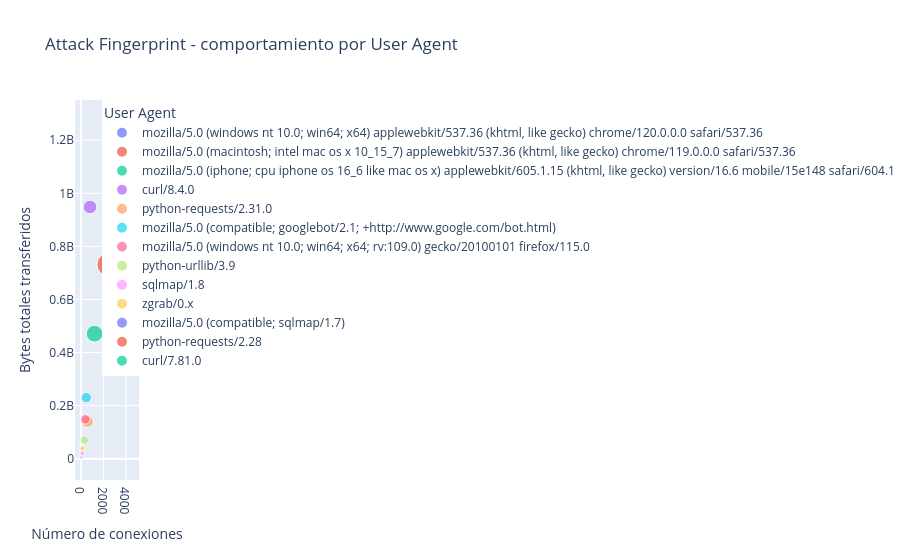

Notebook code cell kept with this figure:
### Markdown cell above
###usando user_agent + frecuencia de conexiones + volumen de tráfico. Esto ayuda a detectar bots, scraping.
Eje X (conexiones): número de solicitudes realizadas por un user_agent

Eje Y (bytes_totales): volumen total de datos transferidos

Tamaño del punto (ips_unicas): cuántas IP diferentes usan ese user_agent

Esto crea una “huella de comportamiento” para cada user_agent.

### Code cell
df['timestamp'] = pd.to_datetime(df['timestamp'])

# limpiar user_agent
df['user_agent'] = df['user_agent'].str.lower().str.strip()

# calcular bytes totales
df['bytes_total'] = df['bytes_sent'] + df['bytes_received']

# agrupar por user_agent
fingerprint = (
    df.groupby('user_agent')
    .agg(
        conexiones=('user_agent','count'),
        bytes_total=('bytes_total','sum'),
        ips_unicas=('src_ip','nunique')
    )
    .reset_index()
)

# quedarnos con los más activos
fingerprint = fingerprint.sort_values(
    'conexiones',
    ascending=False
).head(20)

# gráfico interactivo
fig = px.scatter(
    fingerprint,
    x='conexiones',
    y='bytes_total',
    size='ips_unicas',
    color='user_agent',
    hover_data=['ips_unicas'],
    title='Attack Fingerprint - comportamiento por User Agent'
)

fig.update_layout(
    xaxis_title="Número de conexiones",
    yaxis_title="Bytes totales transferidos",
    legend_title="User Agent"
)

fig.show()

### Figure 1 — Plotly figure (JSON) as saved in the notebook; plotly's stock layout.template omitted (floating-point values rounded to 4 significant figures)
{"data": [{"customdata": [[3458]], "hovertemplate": "user_agent=mozilla/5.0 (windows nt 10.0; win64; x64) applewebkit/537.36 (khtml, like gecko) chrome/120.0.0.0 safari/537.36<br>conexiones=%{x}<br>bytes_total=%{y}<br>ips_unicas=%{customdata[0]}<extra></extra>", "legendgroup": "mozilla/5.0 (windows nt 10.0; win64; x64) applewebkit/537.36 (khtml, like gecko) chrome/120.0.0.0 safari/537.36", "marker": {"color": "#636efa", "size": [3458], "sizemode": "area", "sizeref": 8.645, "symbol": "circle"}, "mode": "markers", "name": "mozilla/5.0 (windows nt 10.0; win64; x64) applewebkit/537.36 (khtml, like gecko) chrome/120.0.0.0 safari/537.36", "orientation": "v", "showlegend": true, "type": "scatter", "x": [3458], "xaxis": "x", "y": [1220508706], "yaxis": "y"}, {"customdata": [[2485]], "hovertemplate": "user_agent=mozilla/5.0 (macintosh; intel mac os x 10_15_7) applewebkit/537.36 (khtml, like gecko) chrome/119.0.0.0 safari/537.36<br>conexiones=%{x}<br>bytes_total=%{y}<br>ips_unicas=%{customdata[0]}<extra></extra>", "legendgroup": "mozilla/5.0 (macintosh; intel mac os x 10_15_7) applewebkit/537.36 (khtml, like gecko) chrome/119.0.0.0 safari/537.36", "marker": {"color": "#EF553B", "size": [2485], "sizemode": "area", "sizeref": 8.645, "symbol": "circle"}, "mode": "markers", "name": "mozilla/5.0 (macintosh; intel mac os x 10_15_7) applewebkit/537.36 (khtml, like gecko) chrome/119.0.0.0 safari/537.36", "orientation": "v", "showlegend": true, "type": "scatter", "x": [2485], "xaxis": "x", "y": [731814645], "yaxis": "y"}, {"customdata": [[1205]], "hovertemplate": "user_agent=mozilla/5.0 (iphone; cpu iphone os 16_6 like mac os x) applewebkit/605.1.15 (khtml, like gecko) version/16.6 mobile/15e148 safari/604.1<br>conexiones=%{x}<br>bytes_total=%{y}<br>ips_unicas=%{customdata[0]}<extra></extra>", "legendgroup": "mozilla/5.0 (iphone; cpu iphone os 16_6 like mac os x) applewebkit/605.1.15 (khtml, like gecko) version/16.6 mobile/15e148 safari/604.1", "marker": {"color": "#00cc96", "size": [1205], "sizemode": "area", "sizeref": 8.645, "symbol": "circle"}, "mode": "markers", "name": "mozilla/5.0 (iphone; cpu iphone os 16_6 like mac os x) applewebkit/605.1.15 (khtml, like gecko) version/16.6 mobile/15e148 safari/604.1", "orientation": "v", "showlegend": true, "type": "scatter", "x": [1205], "xaxis": "x", "y": [471100552], "yaxis": "y"}, {"customdata": [[806]], "hovertemplate": "user_agent=curl/8.4.0<br>conexiones=%{x}<br>bytes_total=%{y}<br>ips_unicas=%{customdata[0]}<extra></extra>", "legendgroup": "curl/8.4.0", "marker": {"color": "#ab63fa", "size": [806], "sizemode": "area", "sizeref": 8.645, "symbol": "circle"}, "mode": "markers", "name": "curl/8.4.0", "orientation": "v", "showlegend": true, "type": "scatter", "x": [806], "xaxis": "x", "y": [948553040], "yaxis": "y"}, {"customdata": [[581]], "hovertemplate": "user_agent=python-requests/2.31.0<br>conexiones=%{x}<br>bytes_total=%{y}<br>ips_unicas=%{customdata[0]}<extra></extra>", "legendgroup": "python-requests/2.31.0", "marker": {"color": "#FFA15A", "size": [581], "sizemode": "area", "sizeref": 8.645, "symbol": "circle"}, "mode": "markers", "name": "python-requests/2.31.0", "orientation": "v", "showlegend": true, "type": "scatter", "x": [581], "xaxis": "x", "y": [139812665], "yaxis": "y"}, {"customdata": [[466]], "hovertemplate": "user_agent=mozilla/5.0 (compatible; googlebot/2.1; +http://www.google.com/bot.html)<br>conexiones=%{x}<br>bytes_total=%{y}<br>ips_unicas=%{customdata[0]}<extra></extra>", "legendgroup": "mozilla/5.0 (compatible; googlebot/2.1; +http://www.google.com/bot.html)", "marker": {"color": "#19d3f3", "size": [466], "sizemode": "area", "sizeref": 8.645, "symbol": "circle"}, "mode": "markers", "name": "mozilla/5.0 (compatible; googlebot/2.1; +http://www.google.com/bot.html)", "orientation": "v", "showlegend": true, "type": "scatter", "x": [466], "xaxis": "x", "y": [230161240], "yaxis": "y"}, {"customdata": [[392]], "hovertemplate": "user_agent=mozilla/5.0 (windows nt 10.0; win64; x64; rv:109.0) gecko/20100101 firefox/115.0<br>conexiones=%{x}<br>bytes_total=%{y}<br>ips_unicas=%{customdata[0]}<extra></extra>", "legendgroup": "mozilla/5.0 (windows nt 10.0; win64; x64; rv:109.0) gecko/20100101 firefox/115.0", "marker": {"color": "#FF6692", "size": [392], "sizemode": "area", "sizeref": 8.645, "symbol": "circle"}, "mode": "markers", "name": "mozilla/5.0 (windows nt 10.0; win64; x64; rv:109.0) gecko/20100101 firefox/115.0", "orientation": "v", "showlegend": true, "type": "scatter", "x": [392], "xaxis": "x", "y": [148214573], "yaxis": "y"}, {"customdata": [[304]], "hovertemplate": "user_agent=python-urllib/3.9<br>conexiones=%{x}<br>bytes_total=%{y}<br>ips_unicas=%{customdata[0]}<extra></extra>", "legendgroup": "python-urllib/3.9", "marker": {"color": "#B6E880", "size": [304], "sizemode": "area", "sizeref": 8.645, "symbol": "circle"}, "mode": "markers", "name": "python-urllib/3.9", "orientation": "v", "showlegend": true, "type": "scatter", "x": [304], "xaxis": "x", "y": [70387464], "yaxis": "y"}, {"customdata": [[118]], "hovertemplate": "user_agent=sqlmap/1.8<br>conexiones=%{x}<br>bytes_total=%{y}<br>ips_unicas=%{customdata[0]}<extra></extra>", "legendgroup": "sqlmap/1.8", "marker": {"color": "#FF97FF", "size": [118], "sizemode": "area", "sizeref": 8.645, "symbol": "circle"}, "mode": "markers", "name": "sqlmap/1.8", "orientation": "v", "showlegend": true, "type": "scatter", "x": [118], "xaxis": "x", "y": [20383966], "yaxis": "y"}, {"customdata": [[114]], "hovertemplate": "user_agent=zgrab/0.x<br>conexiones=%{x}<br>bytes_total=%{y}<br>ips_unicas=%{customdata[0]}<extra></extra>", "legendgroup": "zgrab/0.x", "marker": {"color": "#FECB52", "size": [114], "sizemode": "area", "sizeref": 8.645, "symbol": "circle"}, "mode": "markers", "name": "zgrab/0.x", "orientation": "v", "showlegend": true, "type": "scatter", "x": [114], "xaxis": "x", "y": [38652739], "yaxis": "y"}, {"customdata": [[27]], "hovertemplate": "user_agent=mozilla/5.0 (compatible; sqlmap/1.7)<br>conexiones=%{x}<br>bytes_total=%{y}<br>ips_unicas=%{customdata[0]}<extra></extra>", "legendgroup": "mozilla/5.0 (compatible; sqlmap/1.7)", "marker": {"color": "#636efa", "size": [27], "sizemode": "area", "sizeref": 8.645, "symbol": "circle"}, "mode": "markers", "name": "mozilla/5.0 (compatible; sqlmap/1.7)", "orientation": "v", "showlegend": true, "type": "scatter", "x": [27], "xaxis": "x", "y": [2559043], "yaxis": "y"}, {"customdata": [[23]], "hovertemplate": "user_agent=python-requests/2.28<br>conexiones=%{x}<br>bytes_total=%{y}<br>ips_unicas=%{customdata[0]}<extra></extra>", "legendgroup": "python-requests/2.28", "marker": {"color": "#EF553B", "size": [23], "sizemode": "area", "sizeref": 8.645, "symbol": "circle"}, "mode": "markers", "name": "python-requests/2.28", "orientation": "v", "showlegend": true, "type": "scatter", "x": [23], "xaxis": "x", "y": [7349736], "yaxis": "y"}, {"customdata": [[21]], "hovertemplate": "user_agent=curl/7.81.0<br>conexiones=%{x}<br>bytes_total=%{y}<br>ips_unicas=%{customdata[0]}<extra></extra>", "legendgroup": "curl/7.81.0", "marker": {"color": "#00cc96", "size": [21], "sizemode": "area", "sizeref": 8.645, "symbol": "circle"}, "mode": "markers", "name": "curl/7.81.0", "orientation": "v", "showlegend": true, "type": "scatter", "x": [21], "xaxis": "x", "y": [3956601], "yaxis": "y"}], "layout": {"legend": {"itemsizing": "constant", "title": {"text": "User Agent"}, "tracegroupgap": 0}, "title": {"text": "Attack Fingerprint - comportamiento por User Agent"}, "xaxis": {"anchor": "y", "domain": [0, 1], "title": {"text": "Número de conexiones"}}, "yaxis": {"anchor": "x", "domain": [0, 1], "title": {"text": "Bytes totales transferidos"}}}}
